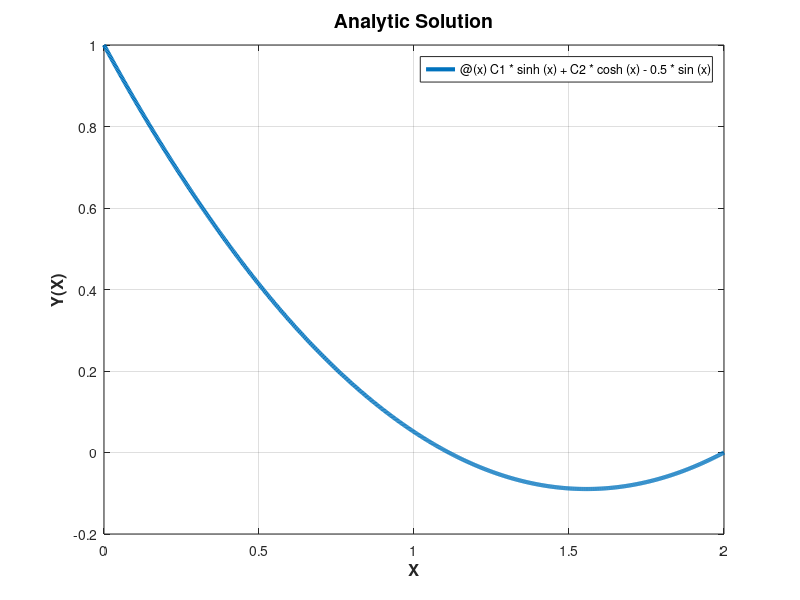

The MATLAB source for this figure: (Note: this script raises an error after producing the figure.)
%% Lecture 29 Demo
clear
clc
close 'all'
%%
% 
%   Problem to be solved:
%
% $$\frac{d^2y}{dx^2}=y+sin(x) \ \ 0<x<2, \ \ y(0)=1, \ y(2) = 0$$
% 

C1 = (0.5*sin(2)-cosh(2))/sinh(2);
C2 = 1;
y_exact = @(x) C1*sinh(x) + C2*cosh(x) - 0.5*sin(x);

figure(1)
fplot(y_exact,[0,2],'linewidth',3);
title('Analytic Solution','fontsize',14,'fontweight','bold');
xlabel('X','fontsize',12,'fontweight','bold');
ylabel('Y(X)','fontsize',12,'fontweight','bold');
grid on

%% Solve with bvp4c
Ya = 1; Yb = 0; % specified boundary conditions
xMin = 0; xMax = 2; Nx = 5;
x = linspace(xMin,xMax,Nx);
Yguess = [1 0];
F = @(x,w) [w(2); w(1)+sin(x)]; 
bcfun = @(ya,yb) [ya(1)- Ya; yb(1)-Yb];
%solinit = bvpinit(x,Yguess);
solinit = bvpinit([xMin xMax],Yguess);
options = bvpset('RelTol',1e-10,'AbsTol',1e-8,'NMax',5000);
sol = bvp4c(F,bcfun,solinit,options);

figure(2)
plot(sol.x,sol.y(1,:),'-sb','linewidth',3);
title('Solution with BVP4C','fontsize',14,...
    'fontweight','bold');
xlabel('X','fontsize',12,'fontweight','bold');
ylabel('Y(X)','fontsize',12,'fontweight','bold');
grid on

% get error
rel_err = norm(y_exact(sol.x)-sol.y(1,:),2)/...
    norm(y_exact(sol.x),2);
fprintf('Relative error = %g \n',rel_err);
fprintf('Number of grid-points used: %u \n',...
    length(sol.x));

%% Solve with BVP5C
sol5c = bvp5c(F,bcfun,solinit,options);
figure(3)
plot(sol5c.x,sol5c.y(1,:),'-sb','linewidth',3);
title('Solution with BVP5C','fontsize',14,...
    'fontweight','bold');
xlabel('X','fontsize',12,'fontweight','bold');
ylabel('Y(X)','fontsize',12,'fontweight','bold');
grid on

% get error
rel_err = norm(y_exact(sol5c.x)-sol5c.y(1,:),2)/...
    norm(y_exact(sol5c.x),2);
fprintf('Relative error = %g \n',rel_err);
fprintf('Number of grid-points used: %u \n',...
    length(sol5c.x));

%% Example 2
F = @(x,t) ex2(x,t);
L = 4e-3; % m, length of wire
xMin = 0; xMax = L/2; N = 500;
x = linspace(xMin,xMax,N);

To = 300; % K, temperature at x=0
bcfun = @(ya,yb) [ya(1)- To; yb(2) - 0];

Tguess = [To 0]; % second entry is dT/dx
solinit = bvpinit(x,Tguess);
options = bvpset('RelTol',1e-5,'AbsTol',1e-5,'NMax',5000);
sol2 = bvp5c(F,bcfun,solinit,options);

figure(4)
plot(sol2.x,sol2.y(1,:),'-b','linewidth',3);
grid on
title('Example 2 Solution','fontsize',14,...
    'fontweight','bold');
xlabel('X [m]','fontsize',12,'fontweight','bold');
ylabel('T(X) [K]','fontsize',12,'fontweight','bold');
set(gca,'fontsize',10,'fontweight','bold');


%% Local Functions
function dTdx = ex2(~,T)
k = 72; % W/m-K
h = 2000; % W/m^2-K
emiss = 0.1;
sigma_sb = 5.67e-8; % units...
I = 2; % amps
rho_e = 32e-8; % Ohm-m
Tinf = 300; % K
D = 7.62e-5; % m

% make some terms to simplify the equation
c1 = 4*h/(k*D);
c2 = 4*emiss*sigma_sb/(k*D);
c3 = -I^2*rho_e/(k*(0.25*pi*D^2)^2);
dTdx = [T(2);
    c1*(T(1) - Tinf) + c2*(T(1).^4 - Tinf^4) + c3];

end